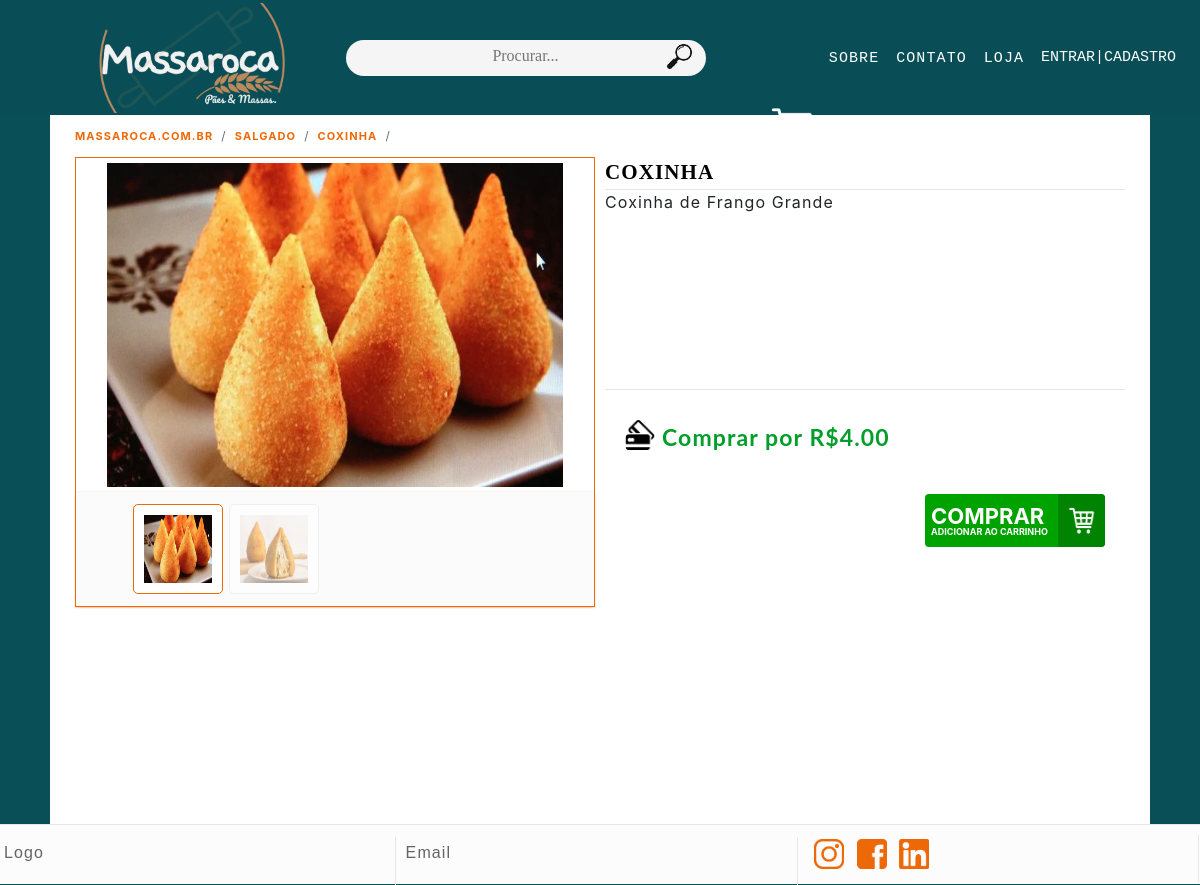
The app's page /loja/produto/6 with its own data.
### loja/models.py (models this page shows, shortened)
class Produtos(models.Model):
    disponivel_escolha = [
    ('Sim','Sim'),
    ('Não','Não'),
    ]
    Nome = models.CharField(max_length=128)
    Categoriateste = models.ForeignKey(Categorias ,on_delete=models.CASCADE, default=0)
    Descrição = models.CharField(max_length=1024)
    Fotos = models.ImageField(upload_to='loja/static/produtos/fotos/')
    Fotos_2 = models.ImageField(upload_to='loja/static/produtos/fotos/')
    Preço = models.DecimalField(max_digits=10, decimal_places=2)
    Disponivel = models.CharField(max_length=8,choices=disponivel_escolha, default='Sim')

class Categorias(models.Model):
    Nome = models.CharField(max_length=30)
    def __str__(self):
        return self.Nome

### loja/views.py (the view)
# urls.py: path("loja/produto/<int:produto_id>", views.loja_produto, name="produto"),
def loja_produto(request, produto_id):
    try:
        produto = Produtos.objects.get(pk=produto_id)
    except KeyError:
        return render(request, "loja/erro.html")
    except TypeError:
        return render(request, "loja/erro.html")
    except Produtos.DoesNotExist:
        return render(request, "loja/erro.html")
    context = {
        "produto": produto,
        "log": request.user.is_authenticated,
        "username": request.user
    }
    final_status2 = final_status(request)
    context.update(final_status2)
    clear_status(request)
    return render(request, "loja/produto.html", context)

### loja/views.py (called while the page is built)
def clear_status(request):
    request.session['status'] = 'none'
    request.session['status2'] = 'none'
    request.session['status3'] = 'none'
    request.session['status4'] = 'none'
    request.session['status5'] = 'none'
    request.session['status6'] = 'none'
    request.session['status7'] = 'none'
    request.session['status8'] = 'none'
    request.session['status9'] = 'none'
    request.session['status10'] = 'none'

### loja/templates/loja/produto.html (shortened to what this page needs)
{% extends "loja/layout.html" %}
{% load static %}
{% block body %}
<div class="pre blocos" style="min-height:0;">
    <ul class="local">
        <li><a class="local_item" href="{% url 'index' %}"><strong>massaroca.com.br</strong></a></li>
        <li><a class="local_item" href="{% url 'categoria' categoria=produto.Categoriateste num_pagina=1 ordem='Nome' %}"><strong>{{ produto.Categoriateste }}</strong></a></li>
        <li class="local_item"><strong>{{ produto.Nome }}</strong></li>
    </ul>
</div>
<div class="blocos">
    <div class="info-produto">
        <div class="titulo-produto">
            {{ produto.Nome }}
        </div>
        <div class="descriçao-produto">
            {{ produto.Descrição }}
        </div>
        <div class="preço-produto">
            <img src="{% static '/images/cartao.png' %}" alt="Cartao" class="cartao">
            <span>
            Comprar por R${{ produto.Preço }}
        </div>
        <div class="botao-produto">
        {% if produto.Disponivel == "Sim" %}
            <a href="{% url 'add_carrinho' produto.id %}"><button type="button" title="Adicionar ao carrinho" class="botao-compra">COMPRAR<span class="span">Adicionar ao carrinho</span><span class="car"><img src="{% static '/images/shop-branco.png' %}" class="compras_2" /></span></button></a>
        {% else %}
            <span class="indisponivel_2">INDISPONÍVEL</span>
        {% endif %}
        </div>
    </div>
    <div class="bloco-foto">
        <div class="foto-slider">
            <img src="../../{{produto.Fotos.url|slice:'5:'}}" alt="produto" class="foto_produto"/>
        </div>
        <div class="fotos_thumb">
            <div class="div_fotos">
                <div class="thumb_fotos">
                    <img src="../../{{produto.Fotos.url|slice:'5:'}}" alt="produto" class="thumbnail" onclick="currentSlide(1)"/>
                </div>
                <div class="thumb_fotos">
                    <img src="../../{{produto.Fotos_2.url|slice:'5:'}}" alt="produto" class="thumbnail" onclick="currentSlide(2)"/>
                </div>
            </div>
        </div>
    </div>
</div>
{% endblock %}

### loja/static/styles.css (style rules this page uses)
body { font: arial,sans-serif; background-color: rgba(9,79,87); letter-spacing: 1.1px; min-width: 1100px; }
div { box-sizing: border-box; }
.blocos { display: flex; flex-direction: row; flex-wrap: nowrap; justify-content: space-around; padding: 0 25px; width: 1100px; min-height: calc(100vh - 133px); background: white; margin-left: auto; margin-right: auto; }
.pre { margin: 0 auto; padding-top: 4px; float: none; display: table; background-color: white; height: 42px; }
.local { margin-bottom: 0; background: 0 0; list-style: none; padding: 0; }
.local_item { color: #ED6908; text-decoration: none; font-size: 11px; text-transform: uppercase; float: left; }
.local_item::after { content: '/'; font-size: 12px; display: inline-block; color: #636c72; padding: .5rem .5rem; }
li { list-style: none; }
.foto_produto { width: 90%; margin-left: 5%; padding: 5px; height: 334px; }
.bloco-foto { width: 50%; height: 450px; position: relative; order: -1; flex: inherit; border: 1px solid #ED6908; margin-right: 10px; }
.info-produto { order: 0; flex:inherit; float: right; width: 50%; height: 450px; }
.titulo-produto { color: black; font-size: 21px; text-transform: uppercase; font-weight: bold; border-bottom: 1px solid #e6e6e6; font-family: Swis721_B; }
.foto-slider { display: none; }
.thumbnail { cursor: pointer; }
.fotos_thumb:after { content: ""; display: table; clear: both; }
.fotos_thumb { height: 114px; background-color: #FbFbFb; padding: 10px; box-shadow: 0 1px 2px #ED6908; }
.thumb_fotos { float: left; background: white; display: inline-block; width: 90px; height: 90px; margin: 2px; border: 1px solid #e6e6e6; border-radius: 5px; margin-right: 4px; opacity: 0.6; }
.div_fotos { margin-left: 45px; }
.thumbnail { width: 100%; height: 100%; padding: 10px; }
.active { opacity: 1; border-color: #ED6908; }
.descriçao-produto { min-height: 200px; border-bottom: 1px solid #e6e6e6; }
.preço-produto { font-size: 23px; color: #009e2a; font-weight: 700; font-family: lato,sans-serif; padding: 20px; padding-top: 30px; position: relative; flex: inherit; display: inline-block; }
.cartao { position: relative; margin-right: 7px; width: 30px; display: inline-block; float: left; }
.botao-produto { position: relative; display: block; flex: inherit; float: right; padding: 20px; }
.botao-compra { background-color: #00a200; color: white; float: right; width: 180px; height: 53px; position: relative; font-size: 22px; text-transform: uppercase; font-weight: 700; border: none; text-align: left; cursor: pointer; border-radius: 4px; line-height: 1; }
.span { width: 100%; float: left; font-size: 9px; }
.car { position: absolute; right: 0; bottom: 0; width: 26%; display: flex; height: 100%; border-bottom-right-radius: 4px; border-top-right-radius: 4px; background: #008300; -webkit-box-align:center; align-items: center; -webkit-box-pack: center; justify-content: center; }
.compras_2 { width: 28px; height: 30px; }

### records on screen
Produtos: Categoriateste "SALGADO", Nome "COXINHA", Descrição "Coxinha de Frango Grande", Preço "4.00", Fotos (picture), Fotos_2 (picture)
